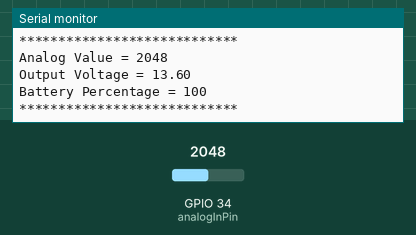
A sketch run on a simulated ESP32. Parts: the last lines printed to the serial monitor. The test bench sets the inputs (shaded band); at power-on: GPIO 34 (analogInPin) = 2048.

Above: at 1.3 s.
1.4 s: GPIO 34 (analogInPin) set to 60
At 3.5 s:
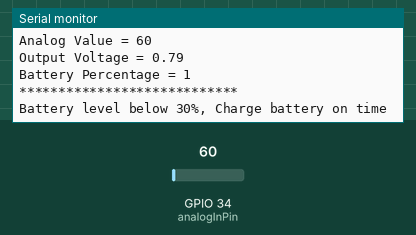
5.5 s: GPIO 34 (analogInPin) set to 0
At 7.4 s:
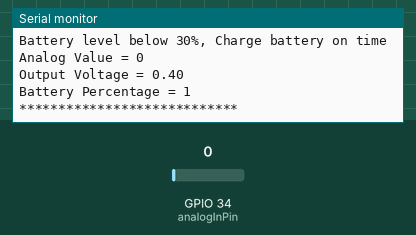
Timing chart, 0 to 8.9 s (numbered marks = the images above; inputs shaded):
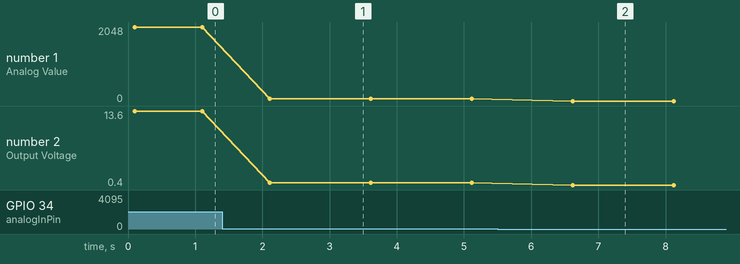

The sketch:

ESP32_Battery_level.ino
```cpp
float voltage;
int bat_percentage;
int analogInPin  = 34;    // Analog input pin
int sensorValue;
float calibration = 0.40; // Check Battery voltage using multimeter & add/subtract the value

void setup()
{
  Serial.begin(115200);
  delay(100);
}

void loop() {
  sensorValue = analogRead(analogInPin);
  voltage = (((sensorValue * 3.3) / 1024) * 2 + calibration); //multiply by two as voltage divider network is 100K & 100K Resistor
  bat_percentage = mapfloat(voltage, 2.8, 4.2, 0, 100); //2.8V as Battery Cut off Voltage & 4.2V as Maximum Voltage
  if (bat_percentage >= 100)
  {
    bat_percentage = 100;
  }
  if (bat_percentage <= 0)
  {
    bat_percentage = 1;
  }


    //Print data on serial monitor
  Serial.print("Analog Value = ");
  Serial.println(sensorValue);
  Serial.print("Output Voltage = ");
  Serial.println(voltage);
  Serial.print("Battery Percentage = ");
  Serial.println(bat_percentage);
  Serial.println();
  Serial.println("****************************");
  Serial.println();
  delay(1000);

       if (bat_percentage <=30)
    {
      Serial.println("Battery level below 30%, Charge battery on time");
      delay(500);
    }
}

float mapfloat(float x, float in_min, float in_max, float out_min, float out_max)
{
  return (x - in_min) * (out_max - out_min) / (in_max - in_min) + out_min;
}
```

Measured:
- after the input at 1.4 s, the serial monitor: prints a new line after 0.71 s (image 1)
- after the input at 5.5 s, the serial monitor: prints a new line after 1.1 s (image 2)
- plotted number 1: 2048 → 60 after the input at 1.4 s, 60 → 0 after the input at 5.5 s
- plotted number 2: 13.6 → 0.79 after the input at 1.4 s, 0.79 → 0.4 after the input at 5.5 s
